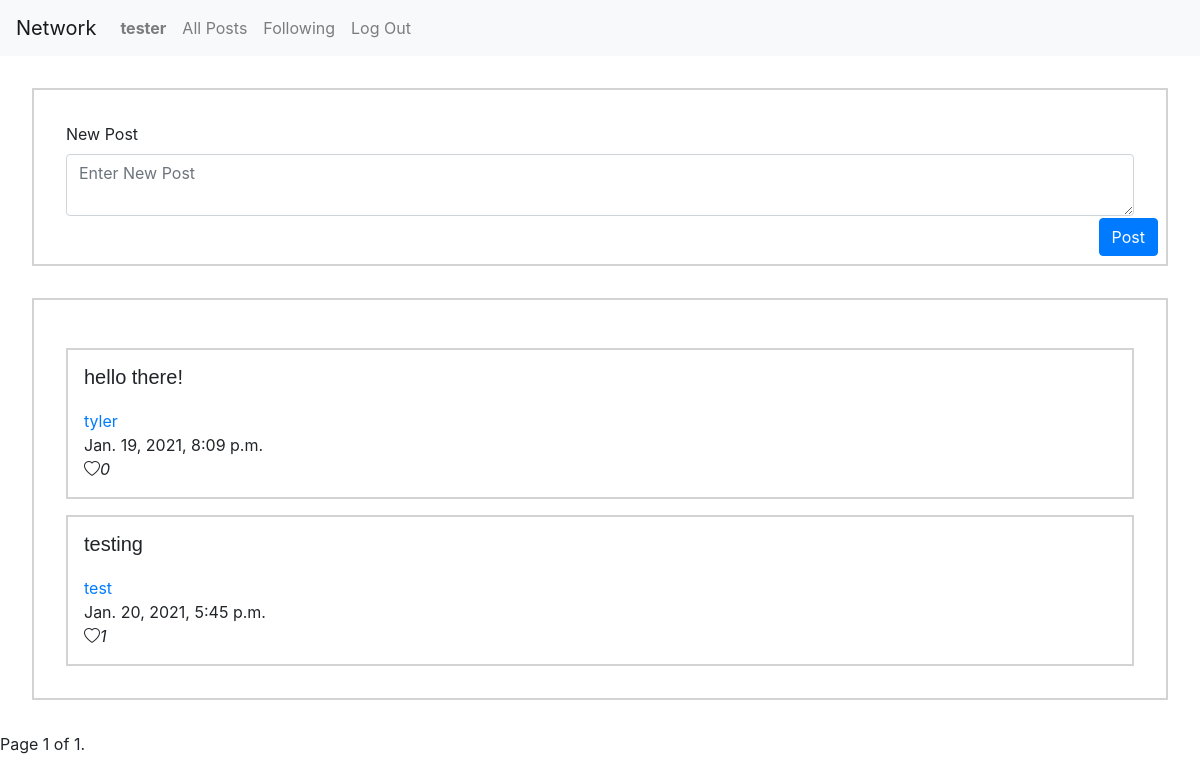
/ (signed in), run on the app's committed database.
### network/models.py (models this page shows)
class User(AbstractUser):
    pass

class Post(models.Model):
    text        = models.TextField()
    date_time   = models.DateTimeField('Post date', auto_now_add=True)
    num_likes   = models.IntegerField()
    author      = models.ForeignKey(User, on_delete=models.CASCADE, related_name="author")

### network/views.py (the view, shortened to what this page needs)
# urls.py: path("", views.index, name="index"),
def index(request):
    posts               = Post.objects.all()
    user_liked_posts    = []
    paginator = Paginator(posts, 10)
    page_number = request.GET.get('page')
    page_obj = paginator.get_page(page_number)
    if request.user.is_authenticated:
        user_likes          = Post_Likes.objects.filter(user_liked=request.user).select_related('post_id')
        user_liked_posts    = [post.post_id for post in user_likes]
    return render(request, "network/index.html",{
        "Posts": posts,
        "Posts_liked": user_liked_posts,
        "page_obj": page_obj
    })

### network/templates/network/index.html (shortened to what this page needs)
{% extends "network/layout.html" %}
{% block body %}
    {% if user.is_authenticated %}
        <form action="" method="post" id="newPostForm">
            <div class="form-group">
                <label>New Post</label>
                <textarea type="textarea" class="form-control" id="newPostInput" aria-describedby="newPostInput" placeholder="Enter New Post" name="post-text"></textarea>
            </div>
            <button type="submit" class="btn btn-primary">Post</button>
        </form>
    {% endif %}
    {% if Posts %}
        <div id="postings">
            {% for post in Posts %}
                <div class="post" data-postId= {{ post.id }}>
                    <div class="postText">
                        {{ post.text }}
                    </div>
                    {% if user == post.author %}
                        <div class="postEdit">
                            <button type="button"  class="btn btn-primary" id="editPostBtn">Edit</button>
                        </div>
                    {% else %}
                        <div class="postAuthor" data-postAuthor= {{ post.author }}>
                            <a href="{% url 'profile'  post.author  %}">{{ post.author }}</a>
                        </div>
                    {% endif %}
                    <div class="postDate">
                        {{ post.date_time }}
                    </div>
                    <div class="postLikes">
                        {% if user == post.author %}
                            <i class="bi bi-heart-fill">{{ post.num_likes }}</i>
                        {% else %}
                            {% if post in Posts_liked %}
                                <i class="bi bi-heart-fill" id="likeBtn">{{ post.num_likes }}</i>
                            {% else %}
                                <i class="bi bi-heart" id="likeBtn">{{ post.num_likes }}</i>
                            {% endif %}
                        {% endif %}
                    </div>
                </div>
            {% endfor %}
        </div>
        <div class="pagination">
            <span class="step-links">
                <span class="current">
                    Page {{ page_obj.number }} of {{ page_obj.paginator.num_pages }}.
                </span>
            </span>
        </div>
    {% endif %}
{% endblock %}

### network/templates/network/layout.html (shortened to what this page needs)
{% load static %}
<!DOCTYPE html>
<html lang="en">
    <head>
        <link rel="stylesheet" href="https://stackpath.bootstrapcdn.com/bootstrap/4.4.1/css/bootstrap.min.css">
        <link rel="stylesheet" href="https://cdn.jsdelivr.net/npm/bootstrap-icons@1.3.0/font/bootstrap-icons.css">
        <link href="{% static 'network/styles.css' %}" rel="stylesheet">
    </head>
    <body>
        <nav class="navbar navbar-expand-lg navbar-light bg-light">
            <a class="navbar-brand" href="#">Network</a>
            <div>
              <ul class="navbar-nav mr-auto">
                {% if user.is_authenticated %}
                    <li class="nav-item">
                        <a class="nav-link" href="{% url 'profile' user.username %}"><strong>{{ user.username }}</strong></a>
                    </li>
                {% endif %}
                <li class="nav-item">
                  <a class="nav-link" href="{% url 'index' %}">All Posts</a>
                </li>
                {% if user.is_authenticated %}
                    <li class="nav-item">
                        <a class="nav-link" href="{% url 'following' %}">Following</a>
                    </li>
                    <li class="nav-item">
                        <a class="nav-link" href="{% url 'logout' %}">Log Out</a>
                    </li>
                {% endif %}
              </ul>
            </div>
          </nav>
        <div class="body">
            {% block body %}
            {% endblock %}
        </div>
    </body>
</html>

### network/static/network/styles.css (style rules this page uses)
.postText { font: 20px bold Arial, sans-serif; margin-bottom: 1em; display: block; }
.post { border: 2px solid lightgrey; padding: 1em; margin-top: 1em; }
#postings { border: 2px solid lightgray; margin: 2em; padding: 2em; }
#newPostForm { border: 2px solid lightgray; margin: 2em; padding: 2em; position:relative; }
#newPostForm > .btn { position: absolute; right: 0; bottom: 0; margin: 0.5em; }

### data on the page
User: username "tester"
Post: text "hello there!", author "tyler", date_time "Jan. 19, 2021, 8:09 p.m.", num_likes "0"
Post: text "testing", author "test", date_time "Jan. 20, 2021, 5:45 p.m.", num_likes "1"

### other printed values
{{ page_obj.number }} "1"
{{ page_obj.paginator.num_pages }} "1"
